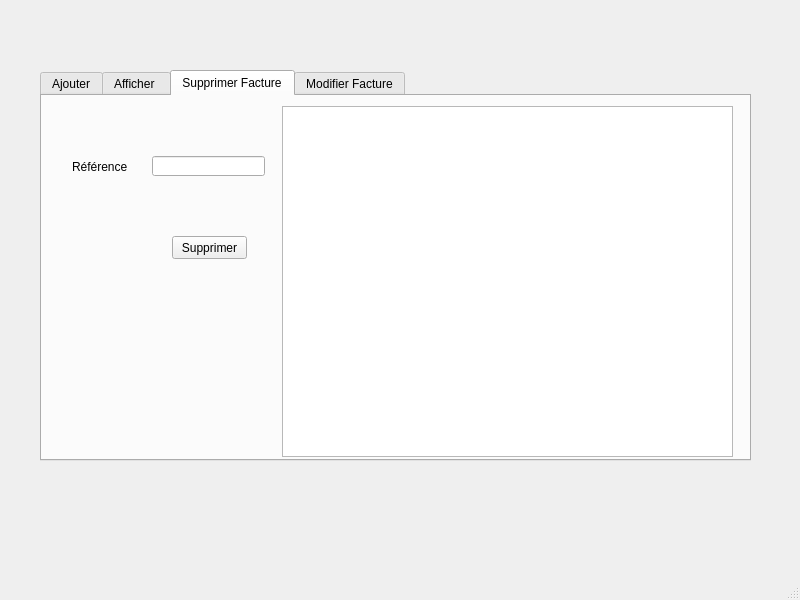
<?xml version="1.0" encoding="UTF-8"?>
<ui version="4.0">
 <class>MainWindow</class>
 <widget class="QMainWindow" name="MainWindow">
  <property name="geometry">
   <rect>
    <x>0</x>
    <y>0</y>
    <width>800</width>
    <height>600</height>
   </rect>
  </property>
  <property name="windowTitle">
   <string>MainWindow</string>
  </property>
  <widget class="QWidget" name="centralwidget">
   <widget class="QTabWidget" name="tabWidget">
    <property name="geometry">
     <rect>
      <x>40</x>
      <y>70</y>
      <width>711</width>
      <height>391</height>
     </rect>
    </property>
    <property name="currentIndex">
     <number>2</number>
    </property>
    <widget class="QWidget" name="tab">
     <attribute name="title">
      <string>Ajouter</string>
     </attribute>
     <widget class="QGroupBox" name="groupBox">
      <property name="geometry">
       <rect>
        <x>0</x>
        <y>0</y>
        <width>711</width>
        <height>371</height>
       </rect>
      </property>
      <property name="title">
       <string/>
      </property>
      <widget class="QLabel" name="label">
       <property name="geometry">
        <rect>
         <x>20</x>
         <y>30</y>
         <width>71</width>
         <height>16</height>
        </rect>
       </property>
       <property name="text">
        <string>Reféreance</string>
       </property>
      </widget>
      <widget class="QLineEdit" name="line_ref">
       <property name="geometry">
        <rect>
         <x>100</x>
         <y>30</y>
         <width>113</width>
         <height>20</height>
        </rect>
       </property>
      </widget>
      <widget class="QLabel" name="label_2">
       <property name="geometry">
        <rect>
         <x>20</x>
         <y>70</y>
         <width>61</width>
         <height>16</height>
        </rect>
       </property>
       <property name="text">
        <string>Type</string>
       </property>
      </widget>
      <widget class="QLineEdit" name="line_id">
       <property name="geometry">
        <rect>
         <x>100</x>
         <y>70</y>
         <width>113</width>
         <height>20</height>
        </rect>
       </property>
      </widget>
      <widget class="QLabel" name="label_3">
       <property name="geometry">
        <rect>
         <x>20</x>
         <y>110</y>
         <width>61</width>
         <height>16</height>
        </rect>
       </property>
       <property name="text">
        <string>Date</string>
       </property>
      </widget>
      <widget class="QLabel" name="label_4">
       <property name="geometry">
        <rect>
         <x>20</x>
         <y>150</y>
         <width>61</width>
         <height>16</height>
        </rect>
       </property>
       <property name="text">
        <string>Montant</string>
       </property>
      </widget>
      <widget class="QLineEdit" name="line_mont">
       <property name="geometry">
        <rect>
         <x>100</x>
         <y>150</y>
         <width>113</width>
         <height>20</height>
        </rect>
       </property>
      </widget>
      <widget class="QPushButton" name="ajout_button">
       <property name="geometry">
        <rect>
         <x>140</x>
         <y>230</y>
         <width>75</width>
         <height>23</height>
        </rect>
       </property>
       <property name="text">
        <string>Ajouter</string>
       </property>
      </widget>
      <widget class="QDateEdit" name="line_date2">
       <property name="geometry">
        <rect>
         <x>100</x>
         <y>110</y>
         <width>111</width>
         <height>22</height>
        </rect>
       </property>
      </widget>
      <widget class="QLineEdit" name="line_rem">
       <property name="geometry">
        <rect>
         <x>100</x>
         <y>190</y>
         <width>113</width>
         <height>20</height>
        </rect>
       </property>
       <property name="text">
        <string/>
       </property>
      </widget>
      <widget class="QLabel" name="label_10">
       <property name="geometry">
        <rect>
         <x>20</x>
         <y>190</y>
         <width>61</width>
         <height>16</height>
        </rect>
       </property>
       <property name="text">
        <string>Remise</string>
       </property>
      </widget>
      <widget class="QTableView" name="tableView222_3">
       <property name="geometry">
        <rect>
         <x>240</x>
         <y>10</y>
         <width>451</width>
         <height>351</height>
        </rect>
       </property>
      </widget>
     </widget>
    </widget>
    <widget class="QWidget" name="tab_2">
     <attribute name="title">
      <string>Afficher </string>
     </attribute>
     <widget class="QTableView" name="table_facteur">
      <property name="geometry">
       <rect>
        <x>0</x>
        <y>0</y>
        <width>701</width>
        <height>361</height>
       </rect>
      </property>
     </widget>
    </widget>
    <widget class="QWidget" name="tab_3">
     <attribute name="title">
      <string>Supprimer Facture</string>
     </attribute>
     <widget class="QLabel" name="label_5">
      <property name="geometry">
       <rect>
        <x>30</x>
        <y>60</y>
        <width>61</width>
        <height>21</height>
       </rect>
      </property>
      <property name="text">
       <string>Référence</string>
      </property>
     </widget>
     <widget class="QLineEdit" name="line_idsupp">
      <property name="geometry">
       <rect>
        <x>110</x>
        <y>60</y>
        <width>113</width>
        <height>20</height>
       </rect>
      </property>
     </widget>
     <widget class="QPushButton" name="button_supp">
      <property name="geometry">
       <rect>
        <x>130</x>
        <y>140</y>
        <width>75</width>
        <height>23</height>
       </rect>
      </property>
      <property name="text">
       <string>Supprimer</string>
      </property>
     </widget>
     <widget class="QTableView" name="tableView222_2">
      <property name="geometry">
       <rect>
        <x>240</x>
        <y>10</y>
        <width>451</width>
        <height>351</height>
       </rect>
      </property>
     </widget>
    </widget>
    <widget class="QWidget" name="tab_4">
     <attribute name="title">
      <string>Modifier Facture</string>
     </attribute>
     <widget class="QLabel" name="label_6">
      <property name="geometry">
       <rect>
        <x>20</x>
        <y>70</y>
        <width>61</width>
        <height>16</height>
       </rect>
      </property>
      <property name="text">
       <string>Type</string>
      </property>
     </widget>
     <widget class="QLineEdit" name="line_id_modif">
      <property name="geometry">
       <rect>
        <x>100</x>
        <y>70</y>
        <width>113</width>
        <height>20</height>
       </rect>
      </property>
     </widget>
     <widget class="QDateEdit" name="line_date2_modif">
      <property name="geometry">
       <rect>
        <x>100</x>
        <y>110</y>
        <width>111</width>
        <height>22</height>
       </rect>
      </property>
     </widget>
     <widget class="QLineEdit" name="line_ref_modif">
      <property name="geometry">
       <rect>
        <x>100</x>
        <y>30</y>
        <width>113</width>
        <height>20</height>
       </rect>
      </property>
     </widget>
     <widget class="QPushButton" name="modifier_button">
      <property name="geometry">
       <rect>
        <x>140</x>
        <y>230</y>
        <width>75</width>
        <height>23</height>
       </rect>
      </property>
      <property name="text">
       <string>modifier</string>
      </property>
     </widget>
     <widget class="QLabel" name="label_7">
      <property name="geometry">
       <rect>
        <x>20</x>
        <y>150</y>
        <width>61</width>
        <height>16</height>
       </rect>
      </property>
      <property name="text">
       <string>Montant</string>
      </property>
     </widget>
     <widget class="QLineEdit" name="line_mont_modif">
      <property name="geometry">
       <rect>
        <x>100</x>
        <y>150</y>
        <width>113</width>
        <height>20</height>
       </rect>
      </property>
     </widget>
     <widget class="QLabel" name="label_8">
      <property name="geometry">
       <rect>
        <x>20</x>
        <y>30</y>
        <width>71</width>
        <height>16</height>
       </rect>
      </property>
      <property name="text">
       <string>Reféreance</string>
      </property>
     </widget>
     <widget class="QLabel" name="label_9">
      <property name="geometry">
       <rect>
        <x>20</x>
        <y>110</y>
        <width>61</width>
        <height>16</height>
       </rect>
      </property>
      <property name="text">
       <string>Date</string>
      </property>
     </widget>
     <widget class="QLineEdit" name="line_rem_modif">
      <property name="geometry">
       <rect>
        <x>100</x>
        <y>190</y>
        <width>113</width>
        <height>20</height>
       </rect>
      </property>
      <property name="text">
       <string/>
      </property>
     </widget>
     <widget class="QLabel" name="label_11">
      <property name="geometry">
       <rect>
        <x>20</x>
        <y>190</y>
        <width>61</width>
        <height>16</height>
       </rect>
      </property>
      <property name="text">
       <string>Remise</string>
      </property>
     </widget>
     <widget class="QTableView" name="tableView222">
      <property name="geometry">
       <rect>
        <x>240</x>
        <y>10</y>
        <width>451</width>
        <height>351</height>
       </rect>
      </property>
     </widget>
    </widget>
   </widget>
  </widget>
  <widget class="QMenuBar" name="menubar">
   <property name="geometry">
    <rect>
     <x>0</x>
     <y>0</y>
     <width>800</width>
     <height>22</height>
    </rect>
   </property>
  </widget>
  <widget class="QStatusBar" name="statusbar"/>
 </widget>
 <resources/>
 <connections/>
</ui>
